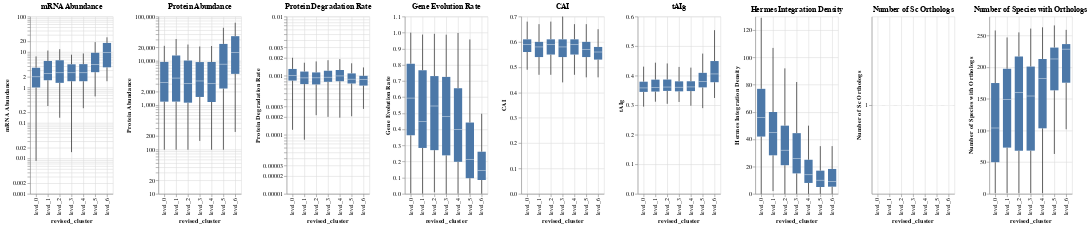

The notebook cell this image was saved under:
### Code cell
value_charts = []
for value_column in value_columns:  
    chart = alt.Chart(filtered_other_features_with_cluster).mark_boxplot(outliers=False).encode(
        x=alt.X("revised_cluster", axis=alt.Axis(grid=True), sort=["level_0", "level_1", "level_2", "level_3", "level_4", "level_5", "level_6"]),
        y=alt.Y(value_column, type="quantitative", scale=alt.Scale(type=value_column_scale[value_column]), title=rename_columns[value_column]),
    ).properties(title=rename_columns[value_column])
    value_charts.append(chart)
alt.hconcat(*value_charts)
